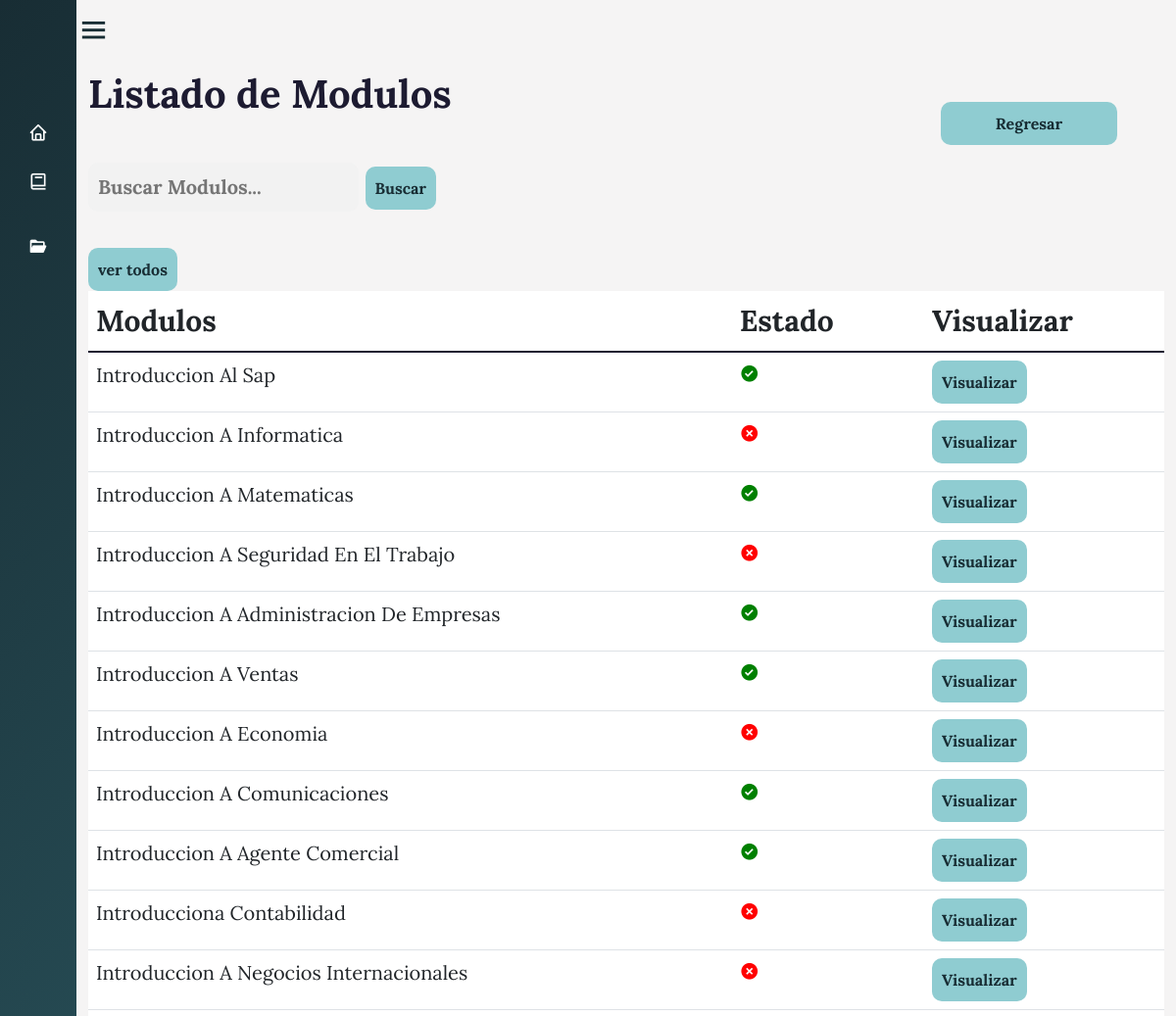
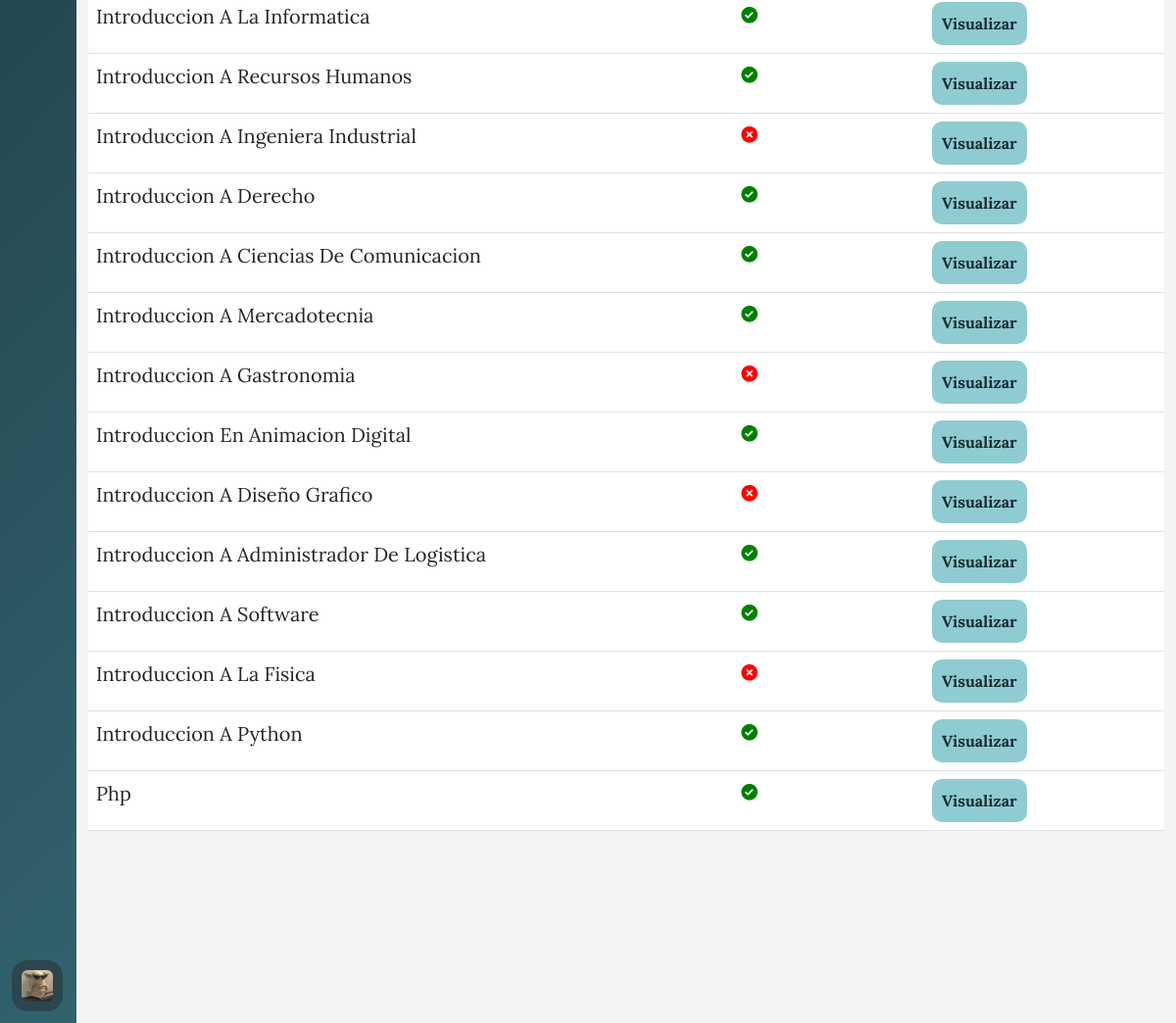
/filtrar_modulos/ (signed in), run on the app's committed database (2 pictures, top to bottom).
### AppCursos/models.py (models this page shows, shortened)
class Modulos(models.Model):
     nombre_modulo=models.CharField(max_length=100)
     estado_modulo= models.BooleanField(default=False)
     orden_modulo = models.IntegerField(blank=True, null=True)
     id_curso= models.ForeignKey(Cursos, on_delete=models.CASCADE,null=False)
     class Meta:
          verbose_name_plural = 'Modulos'

### AppCursos/views.py (the view)
# urls.py: path('filtrar_modulos/',login_required(views.filtrar_modulos),name="filtrar_modulos"),
def filtrar_modulos(request):
    filtro_m = Modulos.objects.filter(nombre_modulo__contains=request.GET.get('search',''))
    context = {'filtro_m':filtro_m}
    return render(request, 'Modulos/listar_modulos.html', {'listarm': filtro_m})

### AppCursos/context_processors.py (called while the page is built)
def group_name(request):
    group_name = None
    if request.user.is_authenticated:
        group = Group.objects.filter(user=request.user).first()
        if group:
            group_name = group.name
    return {'group_name': group_name}

### Templates/Modulos/listar_modulos.html
{% extends 'Layout/Base.html' %}
{% load static %}
{% block content %}
<link rel="stylesheet" href="{% static 'Css/Curso.css' %}">
<div class="home_content">
    <div class="text">
        <h1> Listado de Modulos </h1>
        <br>
        <form class="search" action="{% url 'filtrar_modulos' %}" method="GET">
            <input type="text" class="search-bar" name="search" placeholder="Buscar Modulos...">
            <button style="width: auto;" >Buscar</button>
        </form>
        <br>
        <a href="{% url 'listar_modulos' %}">
            <button>
            ver todos
            </button>
        </a>
        <div class="table-responsive">
            <table class="table table-hover " id="tablam">
                <thead>
                    <tr>
                        <th scope="col" id="titulos-tabla">Modulos</th>
                        <th scope="col" id="titulos-tabla">Estado</th>
                        <th scope="col" id="titulos-tabla"></th>
                        <th scope="col" id="titulos-tabla">Visualizar</th>
                    </tr>
                </thead>
                <tbody class="table-group-divider">
                    {% for modulos in listarm %}
                    <tr>
                        <td scope="row" id="contenido-tabla">{{modulos.nombre_modulo | title }}</td>
                        {% if modulos.estado_modulo %}
                        <td scope="row" id="contenido-tabla"><i class='bx bxs-check-circle' style="color:green; "></i></td>
                        {% else %}
                        <td scope="row" id="contenido-tabla"><i class='bx bxs-x-circle' style="color:red;"></i></td>
                        {% endif %}
                        <td scope="row" id="contenido-tabla">{{modulos.duracion_modulos_admin}}</td>
                        <td>
                            <a href="{% url 'ver_modulos' modulos.id %}">
                                <button class="back3">Visualizar</button>
                            </a>
                        </td>
                    </tr>
                </tbody>
                {% endfor %}
            </table>
        </div>
    </div>
</div>
<a href="{% url 'modulos' %}" id="back2">
    <div>
        <button class="back">Regresar</button>
    </div>
</a>
{% endblock %}

### Templates/Layout/Base.html (shortened to what this page needs)
{% load static %}
<!DOCTYPE html>
<html lang="en">
<head>
    <link rel="stylesheet" href="{% static 'img/iconos/Cyres.ico' %}">
    <link rel="stylesheet" href="{% static 'Css/Estilo.css' %}">
    <link href='https://unpkg.com/boxicons@2.1.4/css/boxicons.min.css' rel='stylesheet'>
    <link rel="stylesheet" href="https://cdn.jsdelivr.net/npm/bootstrap@5.3.0-alpha3/dist/css/bootstrap.min.css">
</head>
<body>
    {% include 'includes/nav.html' %}
    <main>
        {% block content %}{% endblock %}
    </main>
</body>
</html>

### Templates/includes/nav.html (shortened to what this page needs)
{% load static %}
<body>
    <div class="sidebar
    {% if user.is_authenticated %}
        {% if group_name == 'usuarios' %}
            sidebar-usuarios
        {% elif group_name == 'administrativos' %}
            sidebar-administrativos
        {% else %}
            sidebar
        {% endif %}
    {% else %}
        sidebar
    {% endif %}">
        <ul class="nav-links">
            <li>
                <a href="{% url 'home' %}">
                    <i class='bx bx-home'></i>
                </a>
            </li>
                {% if group_name == 'usuarios' %}
                <li>
                    <a href="{% url 'Cursos_Usuarios' %}">
                        <i class='bx bx-book '></i>
                    </a>
                </li>
                <li>
                    <a href="{% url 'Material_Usuarios' %}">
                        <i class='bx bxs-folder-open'></i>
                    </a>
                </li>
                <li>
                    <div class="profile-details">
                        <div class="profile-content">
                            <img src="{% static 'img/iconos/profile2.jpg' %}" alt="">
                        </div>
                    </div>
                </li>
                {% endif %}
        </ul>
    </div>
    <section class="home-section">
        <div class="home-content">
            <i class='bx bx-menu '></i>
        </div>
    </section>
</body>
</html>

### static/Css/Estilo.css (style rules this page uses)
body { overflow-x: hidden; }
* { margin: 0; padding: 0; box-sizing: border-box; font-family: 'Fira Sans', sans-serif; font-family: 'Lora', serif; }
.sidebar { position: fixed; top: 0; left: 0; height: 100%; width: 260px; background-image: linear-gradient(135deg, #182d34 0%, #31636d 100%); z-index: 100; transition: all 0.5s ease; }
.sidebar.close { width: 78px; padding: 80px 0 150px 0; }
.sidebar .nav-links { height: 100%; padding: 30px 0 150px 0; overflow: auto; }
.sidebar.close .nav-links { overflow: visible; }
.sidebar .nav-links li { position: relative; list-style: none; transition: all 0.4s ease; }
.sidebar .nav-links li i { height: 50px; min-width: 78px; text-align: center; line-height: 50px; color: #fff; font-size: 20px; cursor: pointer; transition: all 0.3s ease; }
.sidebar .nav-links li a { display: flex; align-items: center; text-decoration: none; }
.sidebar .profile-details { position: fixed; bottom: 0; width: 260px; display: flex; align-items: center; justify-content: space between; background: #2b464e; padding: 12px 0; transition: all 0.5s ease; }
.sidebar.close .profile-details { background: none; }
.sidebar.close .profile-details { width: 78px; }
.sidebar .profile-details .profile-content { display: flex; align-items: center; }
.sidebar .profile-details img { height: 52px; width: 52px; object-fit: cover; border-radius: 16px; margin: 0 14px 0 12px; background: #2b464e; transition: all 0.5s ease; }
.sidebar.close .profile-details img { padding: 10px; }
.home-section { position: relative; left: 260px; width: calc(10% - 260px); transition: all 0.5s ease; }
.sidebar.close~.home-section { left: 78px; width: calc(10% - 78px); }
.home-section .home-content { height: 60px; display: flex; align-items: center; }
.home-section .home-content .bx-menu { color: #182d34; font-size: 35px; }

### static/Css/Curso.css (style rules this page uses)
body { margin: 0; padding: 0; box-sizing: border-box; background-color: #f2f0f0b4; overflow-y: scroll; overflow-x: hidden; }
.home_content { position: absolute; height: 100%; width: calc(100% - 78px); left: 78px; transition: all 0.5s ease; }
.home_content .text { font-size: 25px; font-weight: 500; color: #1d1b31; margin: 12px; }
#titulos-tabla { font-weight: 700; font-size: 30px; }
#contenido-tabla { font-weight: 400 ; font-size: 20px; }
button { width: auto; padding: 10px; border: none; border-radius: 10px; background-color:#8fccd1; color: #182d34; font-size: 16px; font-weight: bold; cursor: pointer; transition: all 0.3s ease; }
input[type="text"], #id_duracion_curso, #id_iconoCurso, #id_numero_intentos, #id_instrucciones_evaluacion { background-color: #f2f2f2; border: none; border-radius: 10px; outline: none; padding: 10px; transition: all 0.3s ease; font-size: 20px; font-weight: bold; color: #333; }
.back { position: fixed; top: 5%; right: 5%; width: 15vw; font-size: 16px; font-weight: bold; cursor: pointer; transition: all 0.3s ease; }
h1 { font-weight: 700; }
h1 { animation:h1 0.4s linear both }

### data on the page
Modulos: nombre_modulo "Introduccion Al Sap", estado_modulo True (drawn)
Modulos: nombre_modulo "Introduccion A Informatica", estado_modulo False (drawn)
Modulos: nombre_modulo "Introduccion A Matematicas", estado_modulo True (drawn)
Modulos: nombre_modulo "Introduccion A Seguridad En El Trabajo", estado_modulo False (drawn)
Modulos: nombre_modulo "Introduccion A Administracion De Empresas", estado_modulo True (drawn)
Modulos: nombre_modulo "Introduccion A Ventas", estado_modulo True (drawn)
Modulos: nombre_modulo "Introduccion A Economia", estado_modulo False (drawn)
Modulos: nombre_modulo "Introduccion A Comunicaciones", estado_modulo True (drawn)
Modulos: nombre_modulo "Introduccion A Agente Comercial", estado_modulo True (drawn)
Modulos: nombre_modulo "Introducciona Contabilidad", estado_modulo False (drawn)
Modulos: nombre_modulo "Introduccion A Negocios Internacionales", estado_modulo False (drawn)
Modulos: nombre_modulo "Introduccion A La Informatica", estado_modulo True (drawn)
Modulos: nombre_modulo "Introduccion A Recursos Humanos", estado_modulo True (drawn)
Modulos: nombre_modulo "Introduccion A Ingeniera Industrial", estado_modulo False (drawn)
Modulos: nombre_modulo "Introduccion A Derecho", estado_modulo True (drawn)
Modulos: nombre_modulo "Introduccion A Ciencias De Comunicacion", estado_modulo True (drawn)
Modulos: nombre_modulo "Introduccion A Mercadotecnia", estado_modulo True (drawn)
Modulos: nombre_modulo "Introduccion A Gastronomia", estado_modulo False (drawn)
Modulos: nombre_modulo "Introduccion En Animacion Digital", estado_modulo True (drawn)
Modulos: nombre_modulo "Introduccion A Diseño Grafico", estado_modulo False (drawn)
Modulos: nombre_modulo "Introduccion A Administrador De Logistica", estado_modulo True (drawn)
Modulos: nombre_modulo "Introduccion A Software", estado_modulo True (drawn)
Modulos: nombre_modulo "Introduccion A La Fisica", estado_modulo False (drawn)
Modulos: nombre_modulo "Introduccion A Python", estado_modulo True (drawn)
Modulos: nombre_modulo "Php", estado_modulo True (drawn)
